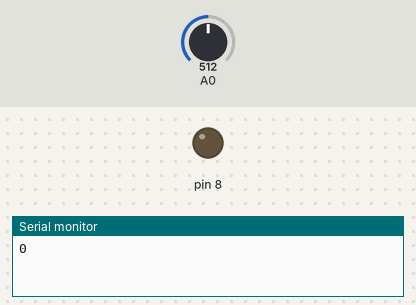
A sketch run on a simulated Arduino Uno, built with avr-gcc and run on an emulated ATmega328P. On the bench: output pins drawn as LEDs (lit = HIGH), the last lines printed to the serial monitor. The inputs (shaded band) are chosen by the test bench; at power-on: A0 = 512.

Above: at 0.1 s.
At 31.1 s:
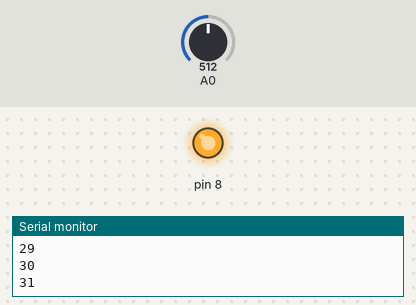
Timing chart, 0 to 32.6 s (numbered marks = the images above):
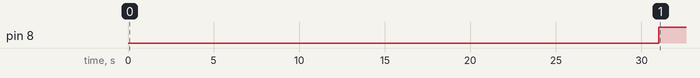

The sketch:

CODE_ALARME.ino
```cpp
int temps = 0;

void setup() {

Serial.begin(9600);
pinMode(8, OUTPUT);
}

void loop() {
  // put your main code here, to run repeatedly:

  int value = analogRead(0);

  Serial.println(temps);

 delay (1000);

  if(value > 5){

    temps++;

    }


  if(temps > 30){


   digitalWrite(8,HIGH);
  }
   else {

   digitalWrite(8,LOW);
   }

 if(value ==0){

   digitalWrite(8, LOW);
   temps=0;


  }
}
```

Measured:
- by itself, pin 8: LOW → HIGH at 31.0 s
